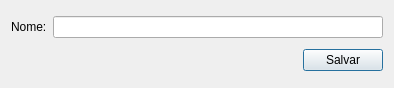
<?xml version="1.0" encoding="UTF-8"?>
<ui version="4.0">
 <class>Dialog</class>
 <widget class="QDialog" name="Dialog">
  <property name="geometry">
   <rect>
    <x>0</x>
    <y>0</y>
    <width>394</width>
    <height>88</height>
   </rect>
  </property>
  <property name="windowTitle">
   <string>Dialog</string>
  </property>
  <layout class="QGridLayout" name="gridLayout">
   <item row="0" column="0">
    <layout class="QHBoxLayout" name="horizontalLayout_2">
     <item>
      <widget class="QLabel" name="label_3">
       <property name="text">
        <string>Nome:</string>
       </property>
      </widget>
     </item>
     <item>
      <widget class="QLineEdit" name="nameLe"/>
     </item>
    </layout>
   </item>
   <item row="1" column="0">
    <layout class="QHBoxLayout" name="horizontalLayout">
     <item>
      <spacer name="horizontalSpacer">
       <property name="orientation">
        <enum>Qt::Horizontal</enum>
       </property>
       <property name="sizeHint" stdset="0">
        <size>
         <width>40</width>
         <height>20</height>
        </size>
       </property>
      </spacer>
     </item>
     <item>
      <widget class="QPushButton" name="pushButton">
       <property name="text">
        <string>Salvar</string>
       </property>
      </widget>
     </item>
    </layout>
   </item>
  </layout>
 </widget>
 <resources/>
 <connections/>
</ui>
